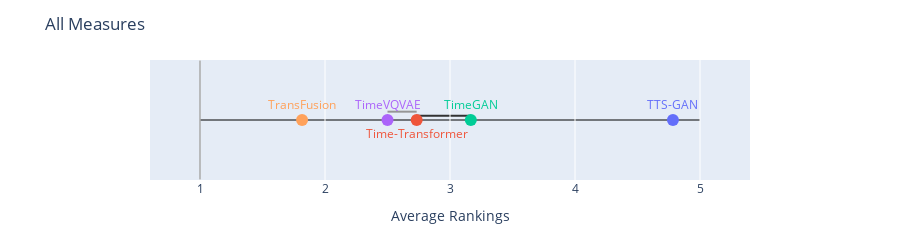

This figure's notebook cell:
### Code cell
import plotly.graph_objects as go
import scikit_posthocs as sp
import numpy as np

def conover_test(df):
    df = df.unstack(level=1).rank().T.reset_index().melt(id_vars=['level_0', 'Dataset'], var_name='Method', value_name='Rank')
    posthoc = sp.posthoc_conover(df, group_col='Method', val_col='Rank', p_adjust='bonferroni')

    return posthoc

def pretty_conover(df):
    posthoc = conover_test(df)

    p_threshold = 0.05 / len(posthoc.columns)
    print(p_threshold)

    def highlight_below_threshold(val):
        color = 'background-color: turquoise' if val < p_threshold else ''
        return color

    return posthoc.style.applymap(highlight_below_threshold).format("{:.2e}")

def plot_on_number_line(s, title, axis_label, connections=[], textpositions=[], range_max=None, range_min=None):
    colors = [color for _, color in zip(methods, px.colors.qualitative.Plotly)]

    fig = go.Figure(go.Scatter(
        x=s.values,
        y=[0]*len(s),
        mode="markers+text",
        text=s.index,
        textfont=dict(color=colors),
        textposition=textpositions,
        marker=dict(size=12, color=colors)
    ))

    if not range_max:
        range_max = s.max()
    if not range_min:
        range_min = s.min()
    h_margin = 0.1*(range_max-range_min)

    for i, (m1, m2) in enumerate(connections):
        y_offset = (i+1)*0.07
        gray_shade = 50 + 200 * (i/len(connections))
        line_color = f"rgb({gray_shade},{gray_shade},{gray_shade})"
        fig.add_shape(
            type="line",
            x0=s[m1], x1=s[m2],
            y0=y_offset, y1=y_offset,
            line=dict(color=line_color, width=2),
            layer="below"
        )

    # Thin horizontal number line
    fig.add_shape(type="line",
                x0=range_min, x1=range_max,
                y0=0, y1=0,
                line=dict(color="black", width=1),
                layer="below")
    
    # Start line
    fig.add_shape(type="line",
                x0=range_min, x1=range_min,
                y0=-1, y1=1,
                line=dict(color="black", width=1),
                layer="below")

    # Layout tweaks for minimal look
    fig.update_yaxes(visible=False)
    fig.update_xaxes(range=[range_min-h_margin, range_max+h_margin], showgrid=True, zeroline=False)
    fig.update_layout(
        height=200,
        xaxis_title=axis_label,
        yaxis_title="",
        showlegend=False,
        margin=dict(t=60, b=60, l=150, r=150),
        title=title,
    )

    fig.show()

def plot_average_rankings(df, title, connections=[], textpositions=["top center","bottom center","top center","top center","top center"]):
    s = df.unstack(level=1).rank().mean(axis=1)

    range_max = len(df.index.get_level_values(level="Method").unique())

    plot_on_number_line(s, title=title, axis_label="Average Rankings", connections=connections, textpositions=textpositions, range_min=1, range_max=range_max)

connections = [("TimeGAN", "Time-Transformer"), ("Time-Transformer", "TimeVQVAE")]
plot_average_rankings(df_no_copy, connections=connections, title="All Measures")

### Figure 1 — Plotly figure (JSON) as saved in the notebook; plotly's stock layout.template omitted (floating-point values rounded to 4 significant figures)
{"data": [{"marker": {"color": ["#636EFA", "#EF553B", "#00CC96", "#AB63FA", "#FFA15A", "#19D3F3"], "size": 12}, "mode": "markers+text", "text": ["TTS-GAN", "Time-Transformer", "TimeGAN", "TimeVQVAE", "TransFusion"], "textfont": {"color": ["#636EFA", "#EF553B", "#00CC96", "#AB63FA", "#FFA15A", "#19D3F3"]}, "textposition": ["top center", "bottom center", "top center", "top center", "top center"], "type": "scatter", "x": [4.783, 2.733, 3.167, 2.5, 1.817], "y": [0, 0, 0, 0, 0]}], "layout": {"height": 200, "margin": {"b": 60, "l": 150, "r": 150, "t": 60}, "shapes": [{"layer": "below", "line": {"color": "rgb(50.0,50.0,50.0)", "width": 2}, "type": "line", "x0": 3.167, "x1": 2.733, "y0": 0.07, "y1": 0.07}, {"layer": "below", "line": {"color": "rgb(150.0,150.0,150.0)", "width": 2}, "type": "line", "x0": 2.733, "x1": 2.5, "y0": 0.14, "y1": 0.14}, {"layer": "below", "line": {"color": "black", "width": 1}, "type": "line", "x0": 1, "x1": 5, "y0": 0, "y1": 0}, {"layer": "below", "line": {"color": "black", "width": 1}, "type": "line", "x0": 1, "x1": 1, "y0": -1, "y1": 1}], "showlegend": false, "title": {"text": "All Measures"}, "xaxis": {"range": [0.6, 5.4], "showgrid": true, "title": {"text": "Average Rankings"}, "zeroline": false}, "yaxis": {"title": {"text": ""}, "visible": false}}}
